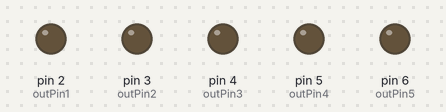
This sketch was run on a simulated Arduino Uno, built with avr-gcc and run on an emulated ATmega328P. Parts: output pins drawn as LEDs (lit = HIGH).

Above: at 0.1 s.
At 4.1 s:
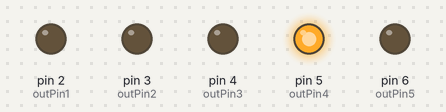
At 8.1 s:
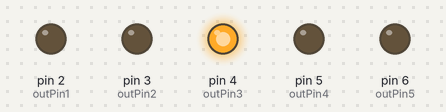
At 18.1 s:
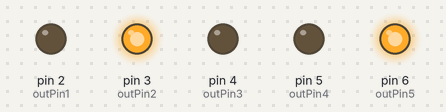
At 28.1 s:
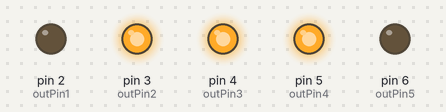
At 38.1 s:
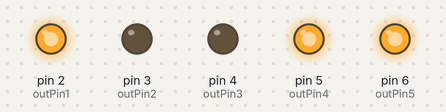
Timing chart, 0 to 39.6 s (numbered marks = the images above):
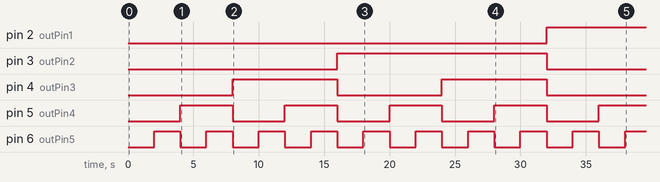

Measured:
- by itself, pin 2 (outPin1): LOW → HIGH at 32.0 s
- by itself, pin 3 (outPin2): LOW → HIGH at 16.0 s, → LOW 16.0 s later
- by itself, pin 4 (outPin3): alternates HIGH for 8.0 s and LOW for 8.0 s
- by itself, pin 5 (outPin4): alternates HIGH for 4.0 s and LOW for 4.0 s
- by itself, pin 6 (outPin5): alternates HIGH for 2.0 s and LOW for 2.0 s

The sketch:

sketch.ino
```cpp
int outPin1 = 2,
    outPin2 = 3,
    outPin3 = 4,
    outPin4 = 5,
    outPin5 = 6,
    delayTime = 2000;

void setup(){
  pinMode(outPin1,OUTPUT);
  pinMode(outPin2,OUTPUT);
  pinMode(outPin3,OUTPUT);
  pinMode(outPin4,OUTPUT);
  pinMode(outPin5,OUTPUT);
}

void loop(){
  //0
  digitalWrite(outPin1, LOW);
  digitalWrite(outPin2, LOW);
  digitalWrite(outPin3, LOW);
  digitalWrite(outPin4, LOW);
  digitalWrite(outPin5, LOW);
  delay(delayTime);

  //1
  digitalWrite(outPin1, LOW);
  digitalWrite(outPin2, LOW);
  digitalWrite(outPin3, LOW);
  digitalWrite(outPin4, LOW);
  digitalWrite(outPin5, HIGH);
  delay(delayTime);

  //2
  digitalWrite(outPin1, LOW);
  digitalWrite(outPin2, LOW);
  digitalWrite(outPin3, LOW);
  digitalWrite(outPin4, HIGH);
  digitalWrite(outPin5, LOW);
  delay(delayTime);

  //3
  digitalWrite(outPin1, LOW);
  digitalWrite(outPin2, LOW);
  digitalWrite(outPin3, LOW);
  digitalWrite(outPin4, HIGH);
  digitalWrite(outPin5, HIGH);
  delay(delayTime);

  //4
  digitalWrite(outPin1, LOW);
  digitalWrite(outPin2, LOW);
  digitalWrite(outPin3, HIGH);
  digitalWrite(outPin4, LOW);
  digitalWrite(outPin5, LOW);
  delay(delayTime);

  //5
  digitalWrite(outPin1, LOW);
  digitalWrite(outPin2, LOW);
  digitalWrite(outPin3, HIGH);
  digitalWrite(outPin4, LOW);
  digitalWrite(outPin5, HIGH);
  delay(delayTime);

  //6
  digitalWrite(outPin1, LOW);
  digitalWrite(outPin2, LOW);
  digitalWrite(outPin3, HIGH);
  digitalWrite(outPin4, HIGH);
  digitalWrite(outPin5, LOW);
  delay(delayTime);

  //7
  digitalWrite(outPin1, LOW);
  digitalWrite(outPin2, LOW);
  digitalWrite(outPin3, HIGH);
  digitalWrite(outPin4, HIGH);
  digitalWrite(outPin5, HIGH);
  delay(delayTime);

  //8
  digitalWrite(outPin1, LOW);
  digitalWrite(outPin2, HIGH);
  digitalWrite(outPin3, LOW);
  digitalWrite(outPin4, LOW);
  digitalWrite(outPin5, LOW);
  delay(delayTime);

  //9
  digitalWrite(outPin1, LOW);
  digitalWrite(outPin2, HIGH);
  digitalWrite(outPin3, LOW);
  digitalWrite(outPin4, LOW);
  digitalWrite(outPin5, HIGH);
  delay(delayTime);

  //10
  digitalWrite(outPin1, LOW);
  digitalWrite(outPin2, HIGH);
  digitalWrite(outPin3, LOW);
  digitalWrite(outPin4, HIGH);
  digitalWrite(outPin5, LOW);
  delay(delayTime);

  //11
  digitalWrite(outPin1, LOW);
  digitalWrite(outPin2, HIGH);
  digitalWrite(outPin3, LOW);
  digitalWrite(outPin4, HIGH);
  digitalWrite(outPin5, HIGH);
  delay(delayTime);

  //12
  digitalWrite(outPin1, LOW);
  digitalWrite(outPin2, HIGH);
  digitalWrite(outPin3, HIGH);
  digitalWrite(outPin4, LOW);
  digitalWrite(outPin5, LOW);
  delay(delayTime);

  //13
  digitalWrite(outPin1, LOW);
  digitalWrite(outPin2, HIGH);
  digitalWrite(outPin3, HIGH);
  digitalWrite(outPin4, LOW);
  digitalWrite(outPin5, HIGH);
  delay(delayTime);

  //14
  digitalWrite(outPin1, LOW);
  digitalWrite(outPin2, HIGH);
  digitalWrite(outPin3, HIGH);
  digitalWrite(outPin4, HIGH);
  digitalWrite(outPin5, LOW);
  delay(delayTime);

  //15
  digitalWrite(outPin1, LOW);
  digitalWrite(outPin2, HIGH);
  digitalWrite(outPin3, HIGH);
  digitalWrite(outPin4, HIGH);
  digitalWrite(outPin5, HIGH);
  delay(delayTime);

  //16
  digitalWrite(outPin1, HIGH);
  digitalWrite(outPin2, LOW);
  digitalWrite(outPin3, LOW);
  digitalWrite(outPin4, LOW);
  digitalWrite(outPin5, LOW);
  delay(delayTime);

  //17
  digitalWrite(outPin1, HIGH);
  digitalWrite(outPin2, LOW);
  digitalWrite(outPin3, LOW);
  digitalWrite(outPin4, LOW);
  digitalWrite(outPin5, HIGH);
  delay(delayTime);

  //18
  digitalWrite(outPin1, HIGH);
  digitalWrite(outPin2, LOW);
  digitalWrite(outPin3, LOW);
  digitalWrite(outPin4, HIGH);
  digitalWrite(outPin5, LOW);
  delay(delayTime);

  //19
  digitalWrite(outPin1, HIGH);
  digitalWrite(outPin2, LOW);
  digitalWrite(outPin3, LOW);
  digitalWrite(outPin4, HIGH);
  digitalWrite(outPin5, HIGH);
  delay(delayTime);

  //20
  digitalWrite(outPin1, HIGH);
  digitalWrite(outPin2, LOW);
  digitalWrite(outPin3, HIGH);
  digitalWrite(outPin4, LOW);
  digitalWrite(outPin5, LOW);
  delay(delayTime);

  //21
  digitalWrite(outPin1, HIGH);
  digitalWrite(outPin2, LOW);
  digitalWrite(outPin3, HIGH);
  digitalWrite(outPin4, LOW);
  digitalWrite(outPin5, HIGH);
  delay(delayTime);

  //22
  digitalWrite(outPin1, HIGH);
  digitalWrite(outPin2, LOW);
  digitalWrite(outPin3, HIGH);
  digitalWrite(outPin4, HIGH);
  digitalWrite(outPin5, LOW);
  delay(delayTime);

  //23
  digitalWrite(outPin1, HIGH);
  digitalWrite(outPin2, LOW);
  digitalWrite(outPin3, HIGH);
  digitalWrite(outPin4, HIGH);
  digitalWrite(outPin5, HIGH);
  delay(delayTime);

  //24
  digitalWrite(outPin1, HIGH);
  digitalWrite(outPin2, HIGH);
  digitalWrite(outPin3, LOW);
  digitalWrite(outPin4, LOW);
  digitalWrite(outPin5, LOW);
  delay(delayTime);

  //25
  digitalWrite(outPin1, HIGH);
  digitalWrite(outPin2, HIGH);
  digitalWrite(outPin3, LOW);
  digitalWrite(outPin4, LOW);
  digitalWrite(outPin5, HIGH);
  delay(delayTime);

  //26
  digitalWrite(outPin1, HIGH);
  digitalWrite(outPin2, HIGH);
  digitalWrite(outPin3, LOW);
  digitalWrite(outPin4, HIGH);
  digitalWrite(outPin5, LOW);
  delay(delayTime);

  //27
  digitalWrite(outPin1, HIGH);
  digitalWrite(outPin2, HIGH);
  digitalWrite(outPin3, LOW);
  digitalWrite(outPin4, HIGH);
  digitalWrite(outPin5, HIGH);
  delay(delayTime);

  //28
  digitalWrite(outPin1, HIGH);
  digitalWrite(outPin2, HIGH);
  digitalWrite(outPin3, HIGH);
  digitalWrite(outPin4, LOW);
  digitalWrite(outPin5, LOW);
  delay(delayTime);

  //29
  digitalWrite(outPin1, HIGH);
  digitalWrite(outPin2, HIGH);
  digitalWrite(outPin3, HIGH);
  digitalWrite(outPin4, LOW);
  digitalWrite(outPin5, HIGH);
  delay(delayTime);

  //30
  digitalWrite(outPin1, HIGH);
  digitalWrite(outPin2, HIGH);
  digitalWrite(outPin3, HIGH);
  digitalWrite(outPin4, HIGH);
  digitalWrite(outPin5, LOW);
  delay(delayTime);

  //31
  digitalWrite(outPin1, HIGH);
  digitalWrite(outPin2, HIGH);
  digitalWrite(outPin3, HIGH);
  digitalWrite(outPin4, HIGH);
  digitalWrite(outPin5, HIGH);
  delay(delayTime);


}
```
